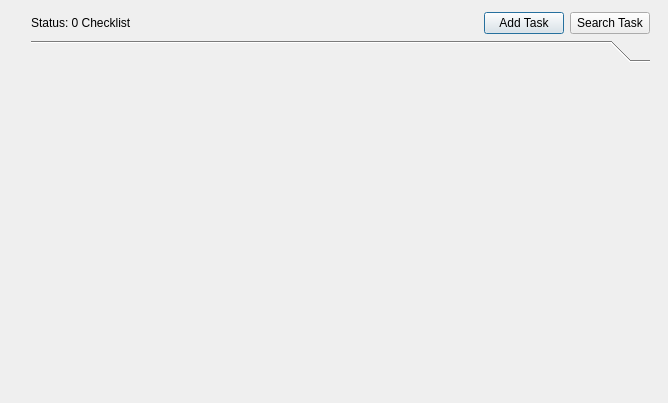
<?xml version="1.0" encoding="UTF-8"?>
<ui version="4.0">
    <class>Board</class>
    <widget class="QDialog" name="Board">
        <property name="geometry">
            <rect>
                <x>0</x>
                <y>0</y>
                <width>668</width>
                <height>403</height>
            </rect>
        </property>
        <property name="windowTitle">
            <string>Task</string>
        </property>
        <widget class="QWidget" name="layoutWidget">
            <property name="geometry">
                <rect>
                    <x>20</x>
                    <y>1</y>
                    <width>641</width>
                    <height>401</height>
                </rect>
            </property>
            <layout class="QGridLayout" name="TaskLayout_3">
                <item row="0" column="0">
                    <layout class="QHBoxLayout" name="toolbarLayout">
                        <item>
                            <widget class="QLabel" name="statusLabel">
                                <property name="text">
                                    <string>Status: 0 Checklist</string>
                                </property>
                            </widget>
                        </item>
                        <item>
                            <spacer name="horizontalSpacer">
                                <property name="orientation">
                                    <enum>Qt::Horizontal</enum>
                                </property>
                                <property name="sizeHint" stdset="0">
                                    <size>
                                        <width>40</width>
                                        <height>20</height>
                                    </size>
                                </property>
                            </spacer>
                        </item>
                        <item>
                            <widget class="QPushButton" name="addTaskButton">
                                <property name="text">
                                    <string>Add Task</string>
                                </property>
                            </widget>
                        </item>
                        <item>
                            <widget class="QPushButton" name="searchTaskButton">
                                <property name="text">
                                    <string>Search Task</string>
                                </property>
                            </widget>
                        </item>
                    </layout>
                </item>
                <item row="1" column="0">
                    <widget class="QToolBox" name="toolBox">
                        <widget class="QWidget" name="Page1_2">
                            <property name="geometry">
                                <rect>
                                    <x>0</x>
                                    <y>0</y>
                                    <width>639</width>
                                    <height>335</height>
                                </rect>
                            </property>
                            <attribute name="label">
                                <string/>
                            </attribute>
                            <layout class="QVBoxLayout" name="TaskLayout">
                                <property name="sizeConstraint">
                                    <enum>QLayout::SetMaximumSize</enum>
                                </property>
                            </layout>
                        </widget>
                    </widget>
                </item>
            </layout>
        </widget>
    </widget>
    <layoutdefault spacing="6" margin="11"/>
    <resources/>
    <connections/>
</ui>
